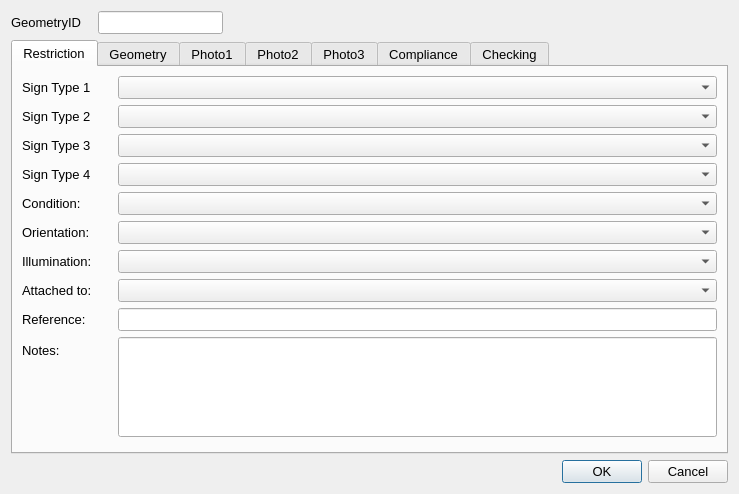
<?xml version="1.0" encoding="UTF-8"?>
<ui version="4.0">
 <class>Dialog</class>
 <widget class="QDialog" name="Dialog">
  <property name="geometry">
   <rect>
    <x>0</x>
    <y>0</y>
    <width>739</width>
    <height>494</height>
   </rect>
  </property>
  <property name="sizePolicy">
   <sizepolicy hsizetype="Fixed" vsizetype="Fixed">
    <horstretch>0</horstretch>
    <verstretch>0</verstretch>
   </sizepolicy>
  </property>
  <property name="maximumSize">
   <size>
    <width>750</width>
    <height>550</height>
   </size>
  </property>
  <property name="font">
   <font>
    <pointsize>10</pointsize>
   </font>
  </property>
  <property name="windowTitle">
   <string>Dialog</string>
  </property>
  <layout class="QGridLayout" name="gridLayout">
   <item row="2" column="2">
    <widget class="QDialogButtonBox" name="button_box">
     <property name="orientation">
      <enum>Qt::Horizontal</enum>
     </property>
     <property name="standardButtons">
      <set>QDialogButtonBox::Cancel|QDialogButtonBox::Ok</set>
     </property>
    </widget>
   </item>
   <item row="0" column="1">
    <widget class="QLineEdit" name="GeometryID">
     <property name="sizePolicy">
      <sizepolicy hsizetype="Preferred" vsizetype="Preferred">
       <horstretch>0</horstretch>
       <verstretch>0</verstretch>
      </sizepolicy>
     </property>
     <property name="font">
      <font>
       <pointsize>10</pointsize>
      </font>
     </property>
     <property name="inputMask">
      <string/>
     </property>
     <property name="readOnly">
      <bool>true</bool>
     </property>
     <property name="placeholderText">
      <string/>
     </property>
    </widget>
   </item>
   <item row="1" column="0" colspan="3">
    <widget class="QTabWidget" name="Details">
     <property name="sizePolicy">
      <sizepolicy hsizetype="Expanding" vsizetype="Expanding">
       <horstretch>0</horstretch>
       <verstretch>0</verstretch>
      </sizepolicy>
     </property>
     <property name="minimumSize">
      <size>
       <width>0</width>
       <height>0</height>
      </size>
     </property>
     <property name="font">
      <font>
       <pointsize>10</pointsize>
      </font>
     </property>
     <property name="cursor">
      <cursorShape>IBeamCursor</cursorShape>
     </property>
     <property name="mouseTracking">
      <bool>true</bool>
     </property>
     <property name="acceptDrops">
      <bool>true</bool>
     </property>
     <property name="currentIndex">
      <number>0</number>
     </property>
     <widget class="QWidget" name="RestrictionDetails">
      <property name="focusPolicy">
       <enum>Qt::NoFocus</enum>
      </property>
      <attribute name="title">
       <string>Restriction</string>
      </attribute>
      <layout class="QFormLayout" name="formLayout">
       <property name="fieldGrowthPolicy">
        <enum>QFormLayout::AllNonFixedFieldsGrow</enum>
       </property>
       <item row="0" column="0">
        <widget class="QLabel" name="Type1_4">
         <property name="text">
          <string>Sign Type 1</string>
         </property>
        </widget>
       </item>
       <item row="0" column="1">
        <widget class="QComboBox" name="SignType_1">
         <property name="maxVisibleItems">
          <number>5</number>
         </property>
         <property name="minimumContentsLength">
          <number>5</number>
         </property>
        </widget>
       </item>
       <item row="1" column="0">
        <widget class="QLabel" name="Type1_5">
         <property name="text">
          <string>Sign Type 2</string>
         </property>
        </widget>
       </item>
       <item row="1" column="1">
        <widget class="QComboBox" name="SignType_2"/>
       </item>
       <item row="2" column="0">
        <widget class="QLabel" name="Type1_6">
         <property name="text">
          <string>Sign Type 3</string>
         </property>
        </widget>
       </item>
       <item row="2" column="1">
        <widget class="QComboBox" name="SignType_3"/>
       </item>
       <item row="4" column="0">
        <widget class="QLabel" name="lbl_Condition">
         <property name="minimumSize">
          <size>
           <width>90</width>
           <height>16</height>
          </size>
         </property>
         <property name="font">
          <font>
           <pointsize>10</pointsize>
          </font>
         </property>
         <property name="text">
          <string>Condition:</string>
         </property>
        </widget>
       </item>
       <item row="4" column="1">
        <widget class="QComboBox" name="SignConditionTypeID"/>
       </item>
       <item row="8" column="0">
        <widget class="QLabel" name="lbl_Illumination">
         <property name="minimumSize">
          <size>
           <width>90</width>
           <height>16</height>
          </size>
         </property>
         <property name="font">
          <font>
           <pointsize>10</pointsize>
          </font>
         </property>
         <property name="text">
          <string>Illumination:</string>
         </property>
        </widget>
       </item>
       <item row="8" column="1">
        <widget class="QComboBox" name="SignIlluminationTypeID"/>
       </item>
       <item row="11" column="0">
        <widget class="QLabel" name="label_3">
         <property name="text">
          <string>Reference:</string>
         </property>
        </widget>
       </item>
       <item row="12" column="0">
        <widget class="QLabel" name="lbl_Notes">
         <property name="text">
          <string>Notes:</string>
         </property>
        </widget>
       </item>
       <item row="12" column="1">
        <widget class="QLineEdit" name="Notes">
         <property name="minimumSize">
          <size>
           <width>0</width>
           <height>100</height>
          </size>
         </property>
         <property name="alignment">
          <set>Qt::AlignLeading|Qt::AlignLeft|Qt::AlignTop</set>
         </property>
        </widget>
       </item>
       <item row="11" column="1">
        <widget class="QLineEdit" name="AssetReference"/>
       </item>
       <item row="5" column="0">
        <widget class="QLabel" name="label_7">
         <property name="text">
          <string>Orientation:</string>
         </property>
        </widget>
       </item>
       <item row="5" column="1">
        <widget class="QComboBox" name="SignOrientationTypeID"/>
       </item>
       <item row="3" column="0">
        <widget class="QLabel" name="label_11">
         <property name="text">
          <string>Sign Type 4</string>
         </property>
        </widget>
       </item>
       <item row="3" column="1">
        <widget class="QComboBox" name="SignType_4"/>
       </item>
       <item row="9" column="1">
        <widget class="QComboBox" name="SignsAttachmentTypeID"/>
       </item>
       <item row="9" column="0">
        <widget class="QLabel" name="label_12">
         <property name="text">
          <string>Attached to:</string>
         </property>
        </widget>
       </item>
      </layout>
     </widget>
     <widget class="QWidget" name="Geometry">
      <attribute name="title">
       <string>Geometry</string>
      </attribute>
      <layout class="QFormLayout" name="formLayout_2">
       <property name="fieldGrowthPolicy">
        <enum>QFormLayout::AllNonFixedFieldsGrow</enum>
       </property>
       <item row="0" column="0">
        <widget class="QLabel" name="lbl_RoadName">
         <property name="minimumSize">
          <size>
           <width>90</width>
           <height>16</height>
          </size>
         </property>
         <property name="font">
          <font>
           <pointsize>10</pointsize>
          </font>
         </property>
         <property name="text">
          <string>Road Name:</string>
         </property>
        </widget>
       </item>
       <item row="0" column="1">
        <widget class="QLineEdit" name="RoadName"/>
       </item>
       <item row="1" column="0">
        <widget class="QLabel" name="lbl_USRN">
         <property name="minimumSize">
          <size>
           <width>90</width>
           <height>16</height>
          </size>
         </property>
         <property name="font">
          <font>
           <pointsize>10</pointsize>
          </font>
         </property>
         <property name="text">
          <string>USRN:</string>
         </property>
        </widget>
       </item>
       <item row="1" column="1">
        <widget class="QLineEdit" name="USRN"/>
       </item>
       <item row="5" column="0">
        <widget class="QLabel" name="label_8">
         <property name="text">
          <string>Last Update Date:</string>
         </property>
        </widget>
       </item>
       <item row="5" column="1">
        <widget class="QDateTimeEdit" name="LastUpdateDateTime">
         <property name="readOnly">
          <bool>true</bool>
         </property>
        </widget>
       </item>
       <item row="6" column="0">
        <widget class="QLabel" name="label_2">
         <property name="text">
          <string>Last Changed By:</string>
         </property>
        </widget>
       </item>
       <item row="7" column="0">
        <widget class="QLabel" name="label_9">
         <property name="text">
          <string>RestrictionID:</string>
         </property>
        </widget>
       </item>
       <item row="6" column="1">
        <widget class="QLineEdit" name="LastUpdatePerson"/>
       </item>
       <item row="7" column="1">
        <widget class="QLineEdit" name="RestrictionID"/>
       </item>
       <item row="3" column="0">
        <widget class="QLabel" name="label_10">
         <property name="text">
          <string>Direction to Road Centreline:</string>
         </property>
        </widget>
       </item>
       <item row="3" column="1">
        <widget class="QLineEdit" name="AzimuthToRoadCentreLine"/>
       </item>
       <item row="4" column="1">
        <spacer name="verticalSpacer">
         <property name="orientation">
          <enum>Qt::Vertical</enum>
         </property>
         <property name="sizeHint" stdset="0">
          <size>
           <width>20</width>
           <height>40</height>
          </size>
         </property>
        </spacer>
       </item>
      </layout>
     </widget>
     <widget class="QWidget" name="PhotoTab_01">
      <attribute name="title">
       <string>Photo1</string>
      </attribute>
      <layout class="QGridLayout" name="gridLayout_2">
       <item row="1" column="2">
        <widget class="QPushButton" name="getPhoto1">
         <property name="maximumSize">
          <size>
           <width>150</width>
           <height>16777215</height>
          </size>
         </property>
         <property name="text">
          <string>take Photo</string>
         </property>
         <property name="icon">
          <iconset>
           <normaloff>../../../../PC18-26 Carnegie Library Lambeth/Mapping/Templates/take-photo-icon-21.jpg</normaloff>../../../../PC18-26 Carnegie Library Lambeth/Mapping/Templates/take-photo-icon-21.jpg</iconset>
         </property>
         <property name="checkable">
          <bool>false</bool>
         </property>
         <property name="autoDefault">
          <bool>false</bool>
         </property>
        </widget>
       </item>
       <item row="0" column="0">
        <widget class="imageLabel" name="Photo_Widget_01">
         <property name="sizePolicy">
          <sizepolicy hsizetype="Fixed" vsizetype="Fixed">
           <horstretch>0</horstretch>
           <verstretch>0</verstretch>
          </sizepolicy>
         </property>
         <property name="maximumSize">
          <size>
           <width>640</width>
           <height>480</height>
          </size>
         </property>
         <property name="autoFillBackground">
          <bool>true</bool>
         </property>
         <property name="text">
          <string>No photo</string>
         </property>
        </widget>
       </item>
       <item row="1" column="0">
        <widget class="QPushButton" name="startCamera1">
         <property name="maximumSize">
          <size>
           <width>150</width>
           <height>16777215</height>
          </size>
         </property>
         <property name="text">
          <string>open Camera</string>
         </property>
         <property name="icon">
          <iconset>
           <normaloff>../../../../PC18-26 Carnegie Library Lambeth/Mapping/Templates/camara_foto.png</normaloff>../../../../PC18-26 Carnegie Library Lambeth/Mapping/Templates/camara_foto.png</iconset>
         </property>
         <property name="checkable">
          <bool>true</bool>
         </property>
         <property name="autoDefault">
          <bool>false</bool>
         </property>
         <property name="default">
          <bool>false</bool>
         </property>
        </widget>
       </item>
      </layout>
     </widget>
     <widget class="QWidget" name="PhotoTab_02">
      <attribute name="title">
       <string>Photo2</string>
      </attribute>
      <layout class="QGridLayout" name="gridLayout_4">
       <item row="0" column="0">
        <widget class="QLabel" name="Photo_Widget_02">
         <property name="sizePolicy">
          <sizepolicy hsizetype="Fixed" vsizetype="Fixed">
           <horstretch>0</horstretch>
           <verstretch>0</verstretch>
          </sizepolicy>
         </property>
         <property name="maximumSize">
          <size>
           <width>640</width>
           <height>480</height>
          </size>
         </property>
         <property name="autoFillBackground">
          <bool>true</bool>
         </property>
         <property name="text">
          <string>No photo</string>
         </property>
        </widget>
       </item>
       <item row="1" column="0">
        <widget class="QPushButton" name="startCamera2">
         <property name="maximumSize">
          <size>
           <width>150</width>
           <height>16777215</height>
          </size>
         </property>
         <property name="text">
          <string>open Camera</string>
         </property>
         <property name="icon">
          <iconset>
           <normaloff>../../../../PC18-26 Carnegie Library Lambeth/Mapping/Templates/camara_foto.png</normaloff>../../../../PC18-26 Carnegie Library Lambeth/Mapping/Templates/camara_foto.png</iconset>
         </property>
         <property name="checkable">
          <bool>true</bool>
         </property>
         <property name="autoDefault">
          <bool>false</bool>
         </property>
         <property name="default">
          <bool>false</bool>
         </property>
        </widget>
       </item>
       <item row="1" column="1">
        <widget class="QPushButton" name="getPhoto2">
         <property name="maximumSize">
          <size>
           <width>150</width>
           <height>16777215</height>
          </size>
         </property>
         <property name="text">
          <string>take Photo</string>
         </property>
         <property name="icon">
          <iconset>
           <normaloff>../../../../PC18-26 Carnegie Library Lambeth/Mapping/Templates/take-photo-icon-21.jpg</normaloff>../../../../PC18-26 Carnegie Library Lambeth/Mapping/Templates/take-photo-icon-21.jpg</iconset>
         </property>
         <property name="checkable">
          <bool>false</bool>
         </property>
         <property name="autoDefault">
          <bool>false</bool>
         </property>
        </widget>
       </item>
      </layout>
     </widget>
     <widget class="QWidget" name="PhotoTab_03">
      <attribute name="title">
       <string>Photo3</string>
      </attribute>
      <layout class="QGridLayout" name="gridLayout_3">
       <item row="0" column="0">
        <widget class="QLabel" name="Photo_Widget_03">
         <property name="autoFillBackground">
          <bool>true</bool>
         </property>
         <property name="text">
          <string>No photo</string>
         </property>
        </widget>
       </item>
       <item row="1" column="2">
        <widget class="QPushButton" name="getPhoto3">
         <property name="maximumSize">
          <size>
           <width>150</width>
           <height>16777215</height>
          </size>
         </property>
         <property name="text">
          <string>take Photo</string>
         </property>
         <property name="icon">
          <iconset>
           <normaloff>../../../../PC18-26 Carnegie Library Lambeth/Mapping/Templates/take-photo-icon-21.jpg</normaloff>../../../../PC18-26 Carnegie Library Lambeth/Mapping/Templates/take-photo-icon-21.jpg</iconset>
         </property>
         <property name="checkable">
          <bool>false</bool>
         </property>
         <property name="autoDefault">
          <bool>false</bool>
         </property>
        </widget>
       </item>
       <item row="1" column="0">
        <widget class="QPushButton" name="startCamera3">
         <property name="maximumSize">
          <size>
           <width>150</width>
           <height>16777215</height>
          </size>
         </property>
         <property name="text">
          <string>open Camera</string>
         </property>
         <property name="icon">
          <iconset>
           <normaloff>../../../../PC18-26 Carnegie Library Lambeth/Mapping/Templates/camara_foto.png</normaloff>../../../../PC18-26 Carnegie Library Lambeth/Mapping/Templates/camara_foto.png</iconset>
         </property>
         <property name="checkable">
          <bool>true</bool>
         </property>
         <property name="autoDefault">
          <bool>false</bool>
         </property>
         <property name="default">
          <bool>false</bool>
         </property>
        </widget>
       </item>
      </layout>
     </widget>
     <widget class="QWidget" name="tab">
      <attribute name="title">
       <string>Compliance</string>
      </attribute>
      <layout class="QFormLayout" name="formLayout_4">
       <item row="0" column="0">
        <widget class="QLabel" name="label_6">
         <property name="text">
          <string>Sign -&gt; Restriction:</string>
         </property>
        </widget>
       </item>
       <item row="1" column="0">
        <widget class="QLabel" name="label_13">
         <property name="text">
          <string>Compliance notes:</string>
         </property>
        </widget>
       </item>
       <item row="1" column="1">
        <widget class="QTextEdit" name="ComplianceNotes"/>
       </item>
       <item row="0" column="1">
        <widget class="QComboBox" name="ComplianceRestrictionSignIssue"/>
       </item>
      </layout>
     </widget>
     <widget class="QWidget" name="checkingTab">
      <attribute name="title">
       <string>Checking</string>
      </attribute>
      <layout class="QFormLayout" name="formLayout_3">
       <item row="1" column="0">
        <widget class="QLabel" name="label_4">
         <property name="text">
          <string>Check Notes:</string>
         </property>
        </widget>
       </item>
       <item row="1" column="1">
        <widget class="QTextEdit" name="MHTC_CheckNotes"/>
       </item>
       <item row="0" column="0">
        <widget class="QLabel" name="label_5">
         <property name="text">
          <string>Check issue type:</string>
         </property>
        </widget>
       </item>
       <item row="0" column="1">
        <widget class="QComboBox" name="MHTC_CheckIssueTypeID"/>
       </item>
       <item row="3" column="0">
        <widget class="QCheckBox" name="FieldCheckCompleted">
         <property name="text">
          <string>Field check completed</string>
         </property>
        </widget>
       </item>
       <item row="2" column="0">
        <spacer name="verticalSpacer_2">
         <property name="orientation">
          <enum>Qt::Vertical</enum>
         </property>
         <property name="sizeHint" stdset="0">
          <size>
           <width>20</width>
           <height>20</height>
          </size>
         </property>
        </spacer>
       </item>
       <item row="7" column="0">
        <widget class="QLabel" name="label_14">
         <property name="text">
          <string>Checked by:</string>
         </property>
        </widget>
       </item>
       <item row="7" column="1">
        <widget class="QLineEdit" name="Last_MHTC_Check_UpdatePerson"/>
       </item>
       <item row="6" column="1">
        <widget class="QDateTimeEdit" name="Last_MHTC_Check_UpdateDateTime"/>
       </item>
       <item row="6" column="0">
        <widget class="QLabel" name="label_15">
         <property name="text">
          <string>Check date:</string>
         </property>
        </widget>
       </item>
       <item row="5" column="0">
        <spacer name="verticalSpacer_3">
         <property name="orientation">
          <enum>Qt::Vertical</enum>
         </property>
         <property name="sizeHint" stdset="0">
          <size>
           <width>20</width>
           <height>10</height>
          </size>
         </property>
        </spacer>
       </item>
      </layout>
     </widget>
    </widget>
   </item>
   <item row="0" column="0">
    <widget class="QLabel" name="label">
     <property name="minimumSize">
      <size>
       <width>81</width>
       <height>16</height>
      </size>
     </property>
     <property name="font">
      <font>
       <pointsize>10</pointsize>
      </font>
     </property>
     <property name="text">
      <string>GeometryID</string>
     </property>
    </widget>
   </item>
  </layout>
 </widget>
 <customwidgets>
  <customwidget>
   <class>imageLabel</class>
   <extends>QLabel</extends>
   <header>TOMs.ui.imageLabel</header>
  </customwidget>
 </customwidgets>
 <resources/>
 <connections>
  <connection>
   <sender>button_box</sender>
   <signal>accepted()</signal>
   <receiver>Dialog</receiver>
   <slot>accept()</slot>
   <hints>
    <hint type="sourcelabel">
     <x>248</x>
     <y>254</y>
    </hint>
    <hint type="destinationlabel">
     <x>157</x>
     <y>274</y>
    </hint>
   </hints>
  </connection>
  <connection>
   <sender>button_box</sender>
   <signal>rejected()</signal>
   <receiver>Dialog</receiver>
   <slot>reject()</slot>
   <hints>
    <hint type="sourcelabel">
     <x>316</x>
     <y>260</y>
    </hint>
    <hint type="destinationlabel">
     <x>286</x>
     <y>274</y>
    </hint>
   </hints>
  </connection>
 </connections>
</ui>
